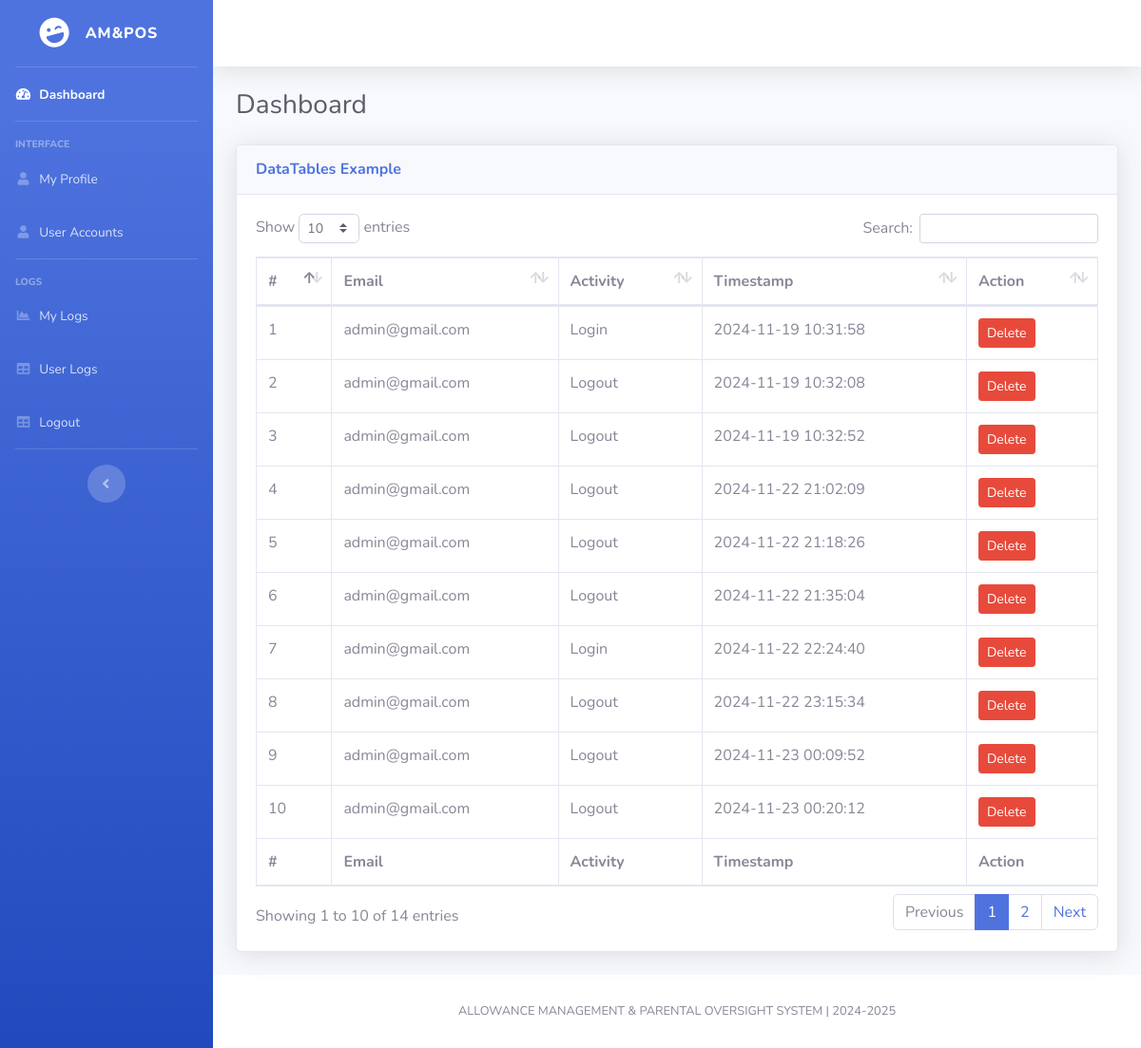
Screenshot of /admin/admin-logs.php with the database file from the repository.
### tables this page shows
CREATE TABLE `admin_logs` (
  `id` int(11) NOT NULL,
  `email` varchar(100) NOT NULL,
  `activity_type` varchar(50) NOT NULL,
  `user_type` varchar(30) NOT NULL,
  `timestamp` timestamp NOT NULL DEFAULT current_timestamp()
);

### admin/admin-logs.php (the view, shortened to what this page needs)
<?php
    include("../components/admin-header.php");
    $admin_logs = $connForLogs->query("SELECT * FROM `admin_logs`")->fetchAll(PDO::FETCH_ASSOC);
?>
<div id="content">
    <?php include("../components/topbar.php"); ?>
    <div class="container-fluid">
        <div class="d-sm-flex align-items-center justify-content-between mb-4">
            <h1 class="h3 mb-0 text-gray-800">Dashboard</h1>
        </div>
        <div class="card shadow mb-4">
            <div class="card-header py-3">
                <h6 class="m-0 font-weight-bold text-primary">DataTables Example</h6>
            </div>
            <div class="card-body">
                <div class="table-responsive">
                    <table class="table table-bordered" id="dataTable" width="100%" cellspacing="0">
                        <thead>
                            <tr>
                                <th>#</th>
                                <th>Email</th>
                                <th>Activity</th>
                                <th>Timestamp</th>
                                <th>Action</th>
                            </tr>
                        </thead>
                        <tfoot>
                            <tr>
                                <th>#</th>
                                <th>Email</th>
                                <th>Activity</th>
                                <th>Timestamp</th>
                                <th>Action</th>
                            </tr>
                        </tfoot>
                        <tbody>
                            <?php
                                $count = 1;
                                foreach ($admin_logs as $logs):
                                ?>
                                <tr>
                                    <td><?php echo $count++; ?></td>
                                    <td><?php echo ($logs['email']); ?></td>
                                    <td><?php echo ($logs['activity_type']); ?></td>
                                    <td><?php echo ($logs['timestamp']); ?></td>
                                    <td>
                                        <form method="POST" action="" class="delete-form">
                                            <button type="button" class="btn btn-danger btn-sm delete-btn">Delete</button>
                                        </form>
                                    </td>
                                </tr>
                            <?php endforeach; ?>
                        </tbody>
                    </table>
                </div>
            </div>
        </div>
    </div>
</div>
<?php include("../components/footer.php"); ?>
</div>
</div>
</body>
</html>

### rows the page displays
admin_logs: email "admin@gmail.com", activity_type "Login", timestamp "2024-11-19 10:31:58"
admin_logs: email "admin@gmail.com", activity_type "Logout", timestamp "2024-11-19 10:32:08"
admin_logs: email "admin@gmail.com", activity_type "Logout", timestamp "2024-11-19 10:32:52"
admin_logs: email "admin@gmail.com", activity_type "Logout", timestamp "2024-11-22 21:02:09"
admin_logs: email "admin@gmail.com", activity_type "Logout", timestamp "2024-11-22 21:18:26"
admin_logs: email "admin@gmail.com", activity_type "Logout", timestamp "2024-11-22 21:35:04"
admin_logs: email "admin@gmail.com", activity_type "Login", timestamp "2024-11-22 22:24:40"
admin_logs: email "admin@gmail.com", activity_type "Logout", timestamp "2024-11-22 23:15:34"
admin_logs: email "admin@gmail.com", activity_type "Logout", timestamp "2024-11-23 00:09:52"
admin_logs: email "admin@gmail.com", activity_type "Logout", timestamp "2024-11-23 00:20:12"
